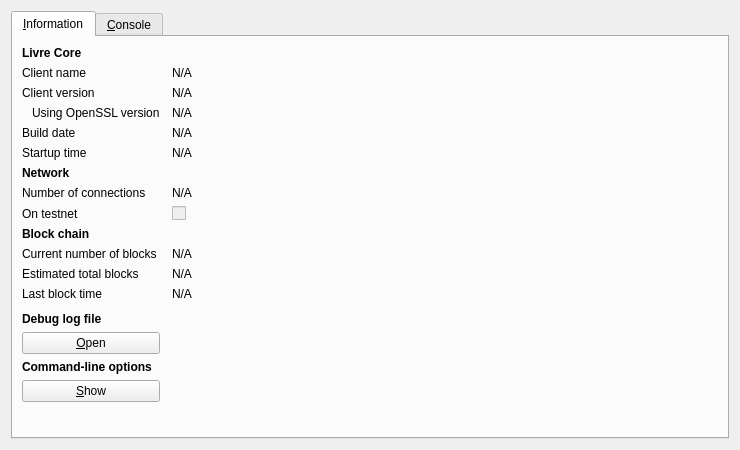
<?xml version="1.0" encoding="UTF-8"?>
<ui version="4.0">
 <class>RPCConsole</class>
 <widget class="QDialog" name="RPCConsole">
  <property name="geometry">
   <rect>
    <x>0</x>
    <y>0</y>
    <width>740</width>
    <height>450</height>
   </rect>
  </property>
  <property name="windowTitle">
   <string>Livre - Debug window</string>
  </property>
  <layout class="QVBoxLayout" name="verticalLayout_2">
   <item>
    <widget class="QTabWidget" name="tabWidget">
     <property name="currentIndex">
      <number>0</number>
     </property>
     <widget class="QWidget" name="tab_info">
      <attribute name="title">
       <string>&amp;Information</string>
      </attribute>
      <layout class="QGridLayout" name="gridLayout" columnstretch="0,1">
       <property name="horizontalSpacing">
        <number>12</number>
       </property>
       <item row="0" column="0">
        <widget class="QLabel" name="label_9">
         <property name="font">
          <font>
           <weight>75</weight>
           <bold>true</bold>
          </font>
         </property>
         <property name="text">
          <string>Livre Core</string>
         </property>
        </widget>
       </item>
       <item row="1" column="0">
        <widget class="QLabel" name="label_5">
         <property name="text">
          <string>Client name</string>
         </property>
        </widget>
       </item>
       <item row="1" column="1">
        <widget class="QLabel" name="clientName">
         <property name="cursor">
          <cursorShape>IBeamCursor</cursorShape>
         </property>
         <property name="text">
          <string>N/A</string>
         </property>
         <property name="textFormat">
          <enum>Qt::PlainText</enum>
         </property>
         <property name="textInteractionFlags">
          <set>Qt::LinksAccessibleByMouse|Qt::TextSelectableByKeyboard|Qt::TextSelectableByMouse</set>
         </property>
        </widget>
       </item>
       <item row="2" column="0">
        <widget class="QLabel" name="label_6">
         <property name="text">
          <string>Client version</string>
         </property>
        </widget>
       </item>
       <item row="2" column="1">
        <widget class="QLabel" name="clientVersion">
         <property name="cursor">
          <cursorShape>IBeamCursor</cursorShape>
         </property>
         <property name="text">
          <string>N/A</string>
         </property>
         <property name="textFormat">
          <enum>Qt::PlainText</enum>
         </property>
         <property name="textInteractionFlags">
          <set>Qt::LinksAccessibleByMouse|Qt::TextSelectableByKeyboard|Qt::TextSelectableByMouse</set>
         </property>
        </widget>
       </item>
       <item row="3" column="0">
        <widget class="QLabel" name="label_14">
         <property name="text">
          <string>Using OpenSSL version</string>
         </property>
         <property name="indent">
          <number>10</number>
         </property>
        </widget>
       </item>
       <item row="3" column="1">
        <widget class="QLabel" name="openSSLVersion">
         <property name="cursor">
          <cursorShape>IBeamCursor</cursorShape>
         </property>
         <property name="text">
          <string>N/A</string>
         </property>
         <property name="textFormat">
          <enum>Qt::PlainText</enum>
         </property>
         <property name="textInteractionFlags">
          <set>Qt::LinksAccessibleByMouse|Qt::TextSelectableByKeyboard|Qt::TextSelectableByMouse</set>
         </property>
        </widget>
       </item>
       <item row="4" column="0">
        <widget class="QLabel" name="label_12">
         <property name="text">
          <string>Build date</string>
         </property>
        </widget>
       </item>
       <item row="4" column="1">
        <widget class="QLabel" name="buildDate">
         <property name="cursor">
          <cursorShape>IBeamCursor</cursorShape>
         </property>
         <property name="text">
          <string>N/A</string>
         </property>
         <property name="textFormat">
          <enum>Qt::PlainText</enum>
         </property>
         <property name="textInteractionFlags">
          <set>Qt::LinksAccessibleByMouse|Qt::TextSelectableByKeyboard|Qt::TextSelectableByMouse</set>
         </property>
        </widget>
       </item>
       <item row="5" column="0">
        <widget class="QLabel" name="label_13">
         <property name="text">
          <string>Startup time</string>
         </property>
        </widget>
       </item>
       <item row="5" column="1">
        <widget class="QLabel" name="startupTime">
         <property name="cursor">
          <cursorShape>IBeamCursor</cursorShape>
         </property>
         <property name="text">
          <string>N/A</string>
         </property>
         <property name="textFormat">
          <enum>Qt::PlainText</enum>
         </property>
         <property name="textInteractionFlags">
          <set>Qt::LinksAccessibleByMouse|Qt::TextSelectableByKeyboard|Qt::TextSelectableByMouse</set>
         </property>
        </widget>
       </item>
       <item row="6" column="0">
        <widget class="QLabel" name="label_11">
         <property name="font">
          <font>
           <weight>75</weight>
           <bold>true</bold>
          </font>
         </property>
         <property name="text">
          <string>Network</string>
         </property>
        </widget>
       </item>
       <item row="7" column="0">
        <widget class="QLabel" name="label_7">
         <property name="text">
          <string>Number of connections</string>
         </property>
        </widget>
       </item>
       <item row="7" column="1">
        <widget class="QLabel" name="numberOfConnections">
         <property name="cursor">
          <cursorShape>IBeamCursor</cursorShape>
         </property>
         <property name="text">
          <string>N/A</string>
         </property>
         <property name="textFormat">
          <enum>Qt::PlainText</enum>
         </property>
         <property name="textInteractionFlags">
          <set>Qt::LinksAccessibleByMouse|Qt::TextSelectableByKeyboard|Qt::TextSelectableByMouse</set>
         </property>
        </widget>
       </item>
       <item row="8" column="0">
        <widget class="QLabel" name="label_8">
         <property name="text">
          <string>On testnet</string>
         </property>
        </widget>
       </item>
       <item row="8" column="1">
        <widget class="QCheckBox" name="isTestNet">
         <property name="enabled">
          <bool>false</bool>
         </property>
         <property name="text">
          <string/>
         </property>
        </widget>
       </item>
       <item row="9" column="0">
        <widget class="QLabel" name="label_10">
         <property name="font">
          <font>
           <weight>75</weight>
           <bold>true</bold>
          </font>
         </property>
         <property name="text">
          <string>Block chain</string>
         </property>
        </widget>
       </item>
       <item row="10" column="0">
        <widget class="QLabel" name="label_3">
         <property name="text">
          <string>Current number of blocks</string>
         </property>
        </widget>
       </item>
       <item row="10" column="1">
        <widget class="QLabel" name="numberOfBlocks">
         <property name="cursor">
          <cursorShape>IBeamCursor</cursorShape>
         </property>
         <property name="text">
          <string>N/A</string>
         </property>
         <property name="textFormat">
          <enum>Qt::PlainText</enum>
         </property>
         <property name="textInteractionFlags">
          <set>Qt::LinksAccessibleByMouse|Qt::TextSelectableByKeyboard|Qt::TextSelectableByMouse</set>
         </property>
        </widget>
       </item>
       <item row="11" column="0">
        <widget class="QLabel" name="label_4">
         <property name="text">
          <string>Estimated total blocks</string>
         </property>
        </widget>
       </item>
       <item row="11" column="1">
        <widget class="QLabel" name="totalBlocks">
         <property name="cursor">
          <cursorShape>IBeamCursor</cursorShape>
         </property>
         <property name="text">
          <string>N/A</string>
         </property>
         <property name="textFormat">
          <enum>Qt::PlainText</enum>
         </property>
         <property name="textInteractionFlags">
          <set>Qt::LinksAccessibleByMouse|Qt::TextSelectableByKeyboard|Qt::TextSelectableByMouse</set>
         </property>
        </widget>
       </item>
       <item row="12" column="0">
        <widget class="QLabel" name="label_2">
         <property name="text">
          <string>Last block time</string>
         </property>
        </widget>
       </item>
       <item row="12" column="1">
        <widget class="QLabel" name="lastBlockTime">
         <property name="cursor">
          <cursorShape>IBeamCursor</cursorShape>
         </property>
         <property name="text">
          <string>N/A</string>
         </property>
         <property name="textFormat">
          <enum>Qt::PlainText</enum>
         </property>
         <property name="textInteractionFlags">
          <set>Qt::LinksAccessibleByMouse|Qt::TextSelectableByKeyboard|Qt::TextSelectableByMouse</set>
         </property>
        </widget>
       </item>
       <item row="13" column="0">
        <spacer name="verticalSpacer_2">
         <property name="orientation">
          <enum>Qt::Vertical</enum>
         </property>
         <property name="sizeHint" stdset="0">
          <size>
           <width>20</width>
           <height>20</height>
          </size>
         </property>
        </spacer>
       </item>
       <item row="14" column="0">
        <widget class="QLabel" name="labelDebugLogfile">
         <property name="font">
          <font>
           <weight>75</weight>
           <bold>true</bold>
          </font>
         </property>
         <property name="text">
          <string>Debug log file</string>
         </property>
        </widget>
       </item>
       <item row="15" column="0">
        <widget class="QPushButton" name="openDebugLogfileButton">
         <property name="toolTip">
          <string>Open the Livre debug log file from the current data directory. This can take a few seconds for large log files.</string>
         </property>
         <property name="text">
          <string>&amp;Open</string>
         </property>
         <property name="autoDefault">
          <bool>false</bool>
         </property>
        </widget>
       </item>
       <item row="16" column="0">
        <widget class="QLabel" name="labelCLOptions">
         <property name="font">
          <font>
           <weight>75</weight>
           <bold>true</bold>
          </font>
         </property>
         <property name="text">
          <string>Command-line options</string>
         </property>
        </widget>
       </item>
       <item row="17" column="0">
        <widget class="QPushButton" name="showCLOptionsButton">
         <property name="toolTip">
          <string>Show the Livre-Qt help message to get a list with possible Livre command-line options.</string>
         </property>
         <property name="text">
          <string>&amp;Show</string>
         </property>
         <property name="autoDefault">
          <bool>false</bool>
         </property>
        </widget>
       </item>
       <item row="18" column="0">
        <spacer name="verticalSpacer">
         <property name="orientation">
          <enum>Qt::Vertical</enum>
         </property>
         <property name="sizeHint" stdset="0">
          <size>
           <width>20</width>
           <height>40</height>
          </size>
         </property>
        </spacer>
       </item>
      </layout>
     </widget>
     <widget class="QWidget" name="tab_console">
      <attribute name="title">
       <string>&amp;Console</string>
      </attribute>
      <layout class="QVBoxLayout" name="verticalLayout_3">
       <property name="spacing">
        <number>3</number>
       </property>
       <item>
        <widget class="QTextEdit" name="messagesWidget">
         <property name="minimumSize">
          <size>
           <width>0</width>
           <height>100</height>
          </size>
         </property>
         <property name="readOnly">
          <bool>true</bool>
         </property>
         <property name="tabKeyNavigation" stdset="0">
          <bool>false</bool>
         </property>
         <property name="columnCount" stdset="0">
          <number>2</number>
         </property>
        </widget>
       </item>
       <item>
        <layout class="QHBoxLayout" name="horizontalLayout">
         <property name="spacing">
          <number>3</number>
         </property>
         <item>
          <widget class="QLabel" name="label">
           <property name="text">
            <string notr="true">&gt;</string>
           </property>
          </widget>
         </item>
         <item>
          <widget class="QLineEdit" name="lineEdit"/>
         </item>
         <item>
          <widget class="QPushButton" name="clearButton">
           <property name="maximumSize">
            <size>
             <width>24</width>
             <height>24</height>
            </size>
           </property>
           <property name="toolTip">
            <string>Clear console</string>
           </property>
           <property name="text">
            <string/>
           </property>
           <property name="icon">
            <iconset resource="../bitcoin.qrc">
             <normaloff>:/icons/remove</normaloff>:/icons/remove</iconset>
           </property>
           <property name="shortcut">
            <string notr="true">Ctrl+L</string>
           </property>
           <property name="autoDefault">
            <bool>false</bool>
           </property>
          </widget>
         </item>
        </layout>
       </item>
      </layout>
     </widget>
    </widget>
   </item>
  </layout>
 </widget>
 <resources>
  <include location="../bitcoin.qrc"/>
 </resources>
 <connections/>
</ui>
